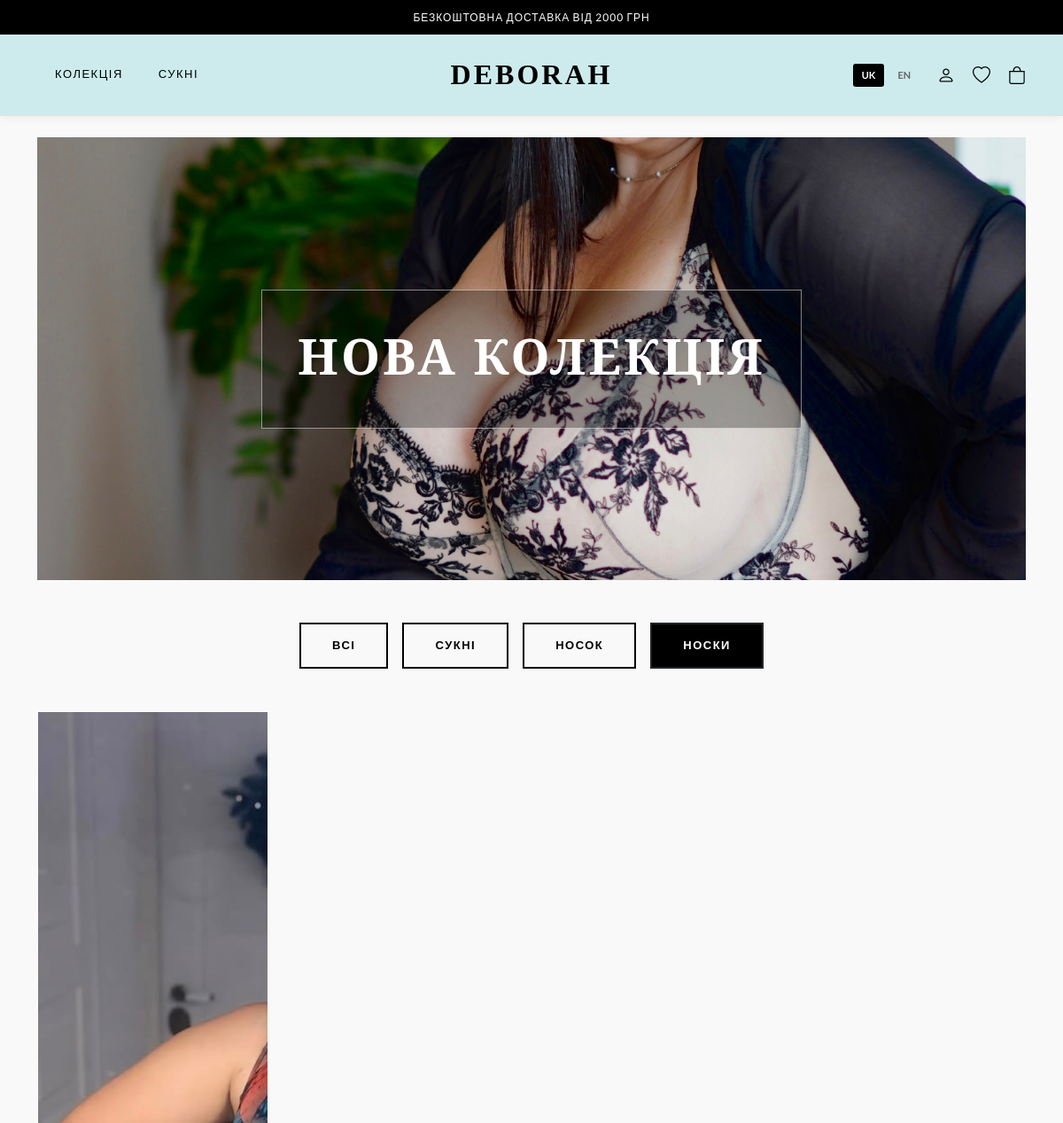
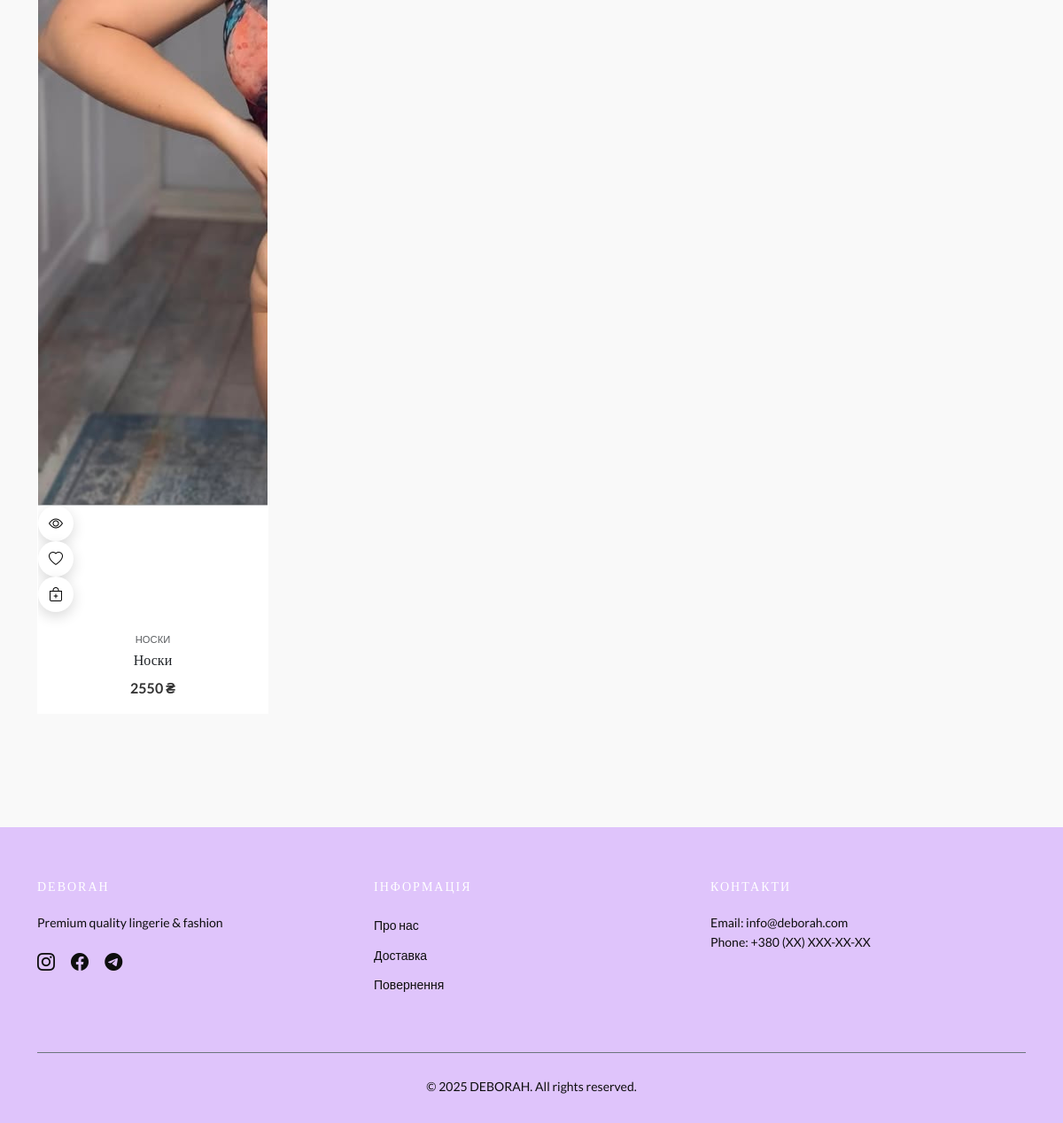
/?category=noski, run on the app's committed database (2 pictures, top to bottom).
### store/models.py (models this page shows, shortened)
class Category(models.Model):
    name = models.CharField("Назва", max_length=100)
    slug = models.SlugField(unique=True)
    class Meta: verbose_name = "Категорія"; verbose_name_plural = "Категорії"
    def __str__(self): return self.name

class SiteSettings(models.Model):
    site_name = models.CharField("Назва сайту", max_length=50, default="DEBORAH")
    show_ticker = models.BooleanField("Показувати біжучу стрічку", default=True)
    ticker_bg_color = models.CharField("Фон стрічки (HEX)", max_length=20, default="#000000")
    brand_font = models.CharField("Шрифт Лого", max_length=50, choices=FONT_CHOICES, default='Playfair Display')
    headings_font = models.CharField("Шрифт Заголовків", max_length=50, choices=FONT_CHOICES, default='Playfair Display')
    body_font = models.CharField("Шрифт Тексту", max_length=50, choices=FONT_CHOICES, default='Lato')
    menu_font = models.CharField("Шрифт Меню", max_length=50, choices=FONT_CHOICES, default='Montserrat')
    header_bg_image = models.ImageField("Фон Шапки", upload_to='site/header/', blank=True, null=True)
    header_bg_color = models.CharField("Колір Шапки", max_length=20, default="#ffffff")
    hero_bg_image = models.ImageField("Фон Банера", upload_to='site/hero/', blank=True, null=True)
    hero_title = models.CharField("Заголовок Банера", max_length=100, default="Нова Колекція")
    body_bg_image = models.ImageField("Фон Сайта", upload_to='site/body/', blank=True, null=True)
    body_bg_color = models.CharField("Колір Фону", max_length=20, default="#f9f9f9")
    footer_bg_image = models.ImageField("Фон Футера", upload_to='site/footer/', blank=True, null=True)
    footer_bg_color = models.CharField("Колір Футера", max_length=20, default="#1a1a1a")
    footer_text_color = models.CharField("Текст Футера", max_length=20, default="#888888")
    nova_poshta_api_key = models.CharField("API Нової Пошти", max_length=100, blank=True)
    telegram_bot_token = models.CharField("TG Bot Token", max_length=100, blank=True)
    telegram_admin_id = models.CharField("TG Admin ID", max_length=50, blank=True)
    wfp_merchant_login = models.CharField("WayForPay Login", max_length=100, blank=True)
    wfp_secret_key = models.CharField("WayForPay Secret", max_length=100, blank=True)
    liqpay_public_key = models.CharField("LiqPay Public", max_length=100, blank=True)
    liqpay_private_key = models.CharField("LiqPay Private", max_length=100, blank=True)
    meta_description = models.TextField("SEO Опис", blank=True)
    google_analytics_id = models.CharField("GA4 ID", max_length=50, blank=True)
    facebook_pixel_id = models.CharField("FB Pixel ID", max_length=50, blank=True)
    class Meta: verbose_name = "⚙️ Налаштування Сайту"; verbose_name_plural = "⚙️ Налаштування Сайту"

class Product(models.Model):
    SIZE_CHOICES = [('XS', 'XS'), ('S', 'S'), ('M', 'M'), ('L', 'L'), ('XL', 'XL'), ('XXL', 'XXL')]
    category = models.ForeignKey(Category, on_delete=models.CASCADE)
    name = models.CharField("Назва", max_length=200)
    price = models.DecimalField("Ціна", max_digits=10, decimal_places=0)
    old_price = models.DecimalField("Стара ціна", max_digits=10, decimal_places=0, blank=True, null=True)
    description = models.TextField("Опис", blank=True)
    image = models.ImageField("Фото", upload_to='products/', blank=True, null=True)
    sizes = models.CharField("Розміри", max_length=100, choices=SIZE_CHOICES, blank=True)
    colors = models.CharField("Кольори", max_length=200, blank=True)
    is_active = models.BooleanField(default=True)
    created_at = models.DateTimeField(auto_now_add=True)
    class Meta: verbose_name = "Товар"; verbose_name_plural = "Товари"; ordering = ['-created_at']

### store/views.py (the view)
# urls.py: path('', views.home, name='home'),
def home(request):
    products = Product.objects.filter(is_active=True)
    categories = Category.objects.all()
    q = request.GET.get('q')
    if q: products = products.filter(Q(name__icontains=q))
    cat = request.GET.get('category')
    if cat: products = products.filter(category__slug=cat)
    favs = request.session.get('favorites', [])
    return render(request, 'store/index.html', {'products': products, 'categories': categories, 'fav_ids': favs})

### store/context_processors.py (called while the page is built)
def site_settings(request):
    try:
        ticker_items = TickerItem.objects.filter(is_active=True)
    except:
        ticker_items = []
    try:
        settings = SiteSettings.objects.first()
    except:
        settings = None
    return {
        'settings': settings,
        'ticker_items': ticker_items
    }

### store/templates/store/index.html
{% extends 'store/base.html' %}
{% block content %}
<div class="mb-5 text-center text-white position-relative" style="background: url('{% if settings.hero_bg_image %}{{ settings.hero_bg_image.url }}{% else %}https://source.unsplash.com/random/1600x600?fashion,model{% endif %}') center/cover; height: 500px; display:flex; align-items:center; justify-content:center;">
    <div style="background: rgba(0,0,0,0.3); padding: 40px; border: 1px solid rgba(255,255,255,0.5);">
        <h1 class="display-4 fw-bold text-uppercase" style="letter-spacing: 3px;">{{ settings.hero_title|default:"NEW COLLECTION" }}</h1>
    </div>
</div>
<div class="d-flex justify-content-center gap-3 mb-5 flex-wrap">
    <a href="/" class="btn btn-outline-dark {% if not request.GET.category %}active{% endif %}">Всі</a>
    {% for c in categories %}
    <a href="/?category={{ c.slug }}" class="btn btn-outline-dark {% if request.GET.category == c.slug %}active{% endif %}">{{ c.name }}</a>
    {% endfor %}
</div>
<div class="row g-4">
    {% for p in products %}
    <div class="col-6 col-md-4 col-lg-3">
        <div class="product-card h-100">
            <div class="img-container">
                <a href="{% url 'product_detail' p.id %}">
                    {% if p.image %}<img src="{{ p.image.url }}" loading="lazy">{% else %}<div class="d-flex align-items-center justify-content-center h-100 bg-light text-muted">NO PHOTO</div>{% endif %}
                </a>
                <div class="quick-actions">
                    <span class="action-btn" onclick="openQV({{ p.id }})" title="Швидкий перегляд"><i class="bi bi-eye"></i></span>
                    <a href="{% url 'toggle_favorite' p.id %}" class="action-btn {% if p.id in fav_ids %}bg-dark text-white{% endif %}" title="Обране"><i class="bi bi-heart{% if p.id in fav_ids %}-fill{% endif %}"></i></a>
                    <a href="{% url 'add_to_cart' p.id %}" class="action-btn" title="Купити"><i class="bi bi-bag-plus"></i></a>
                </div>
            </div>
            <div class="p-3 text-center">
                <small class="text-muted text-uppercase" style="font-size: 0.7rem;">{{ p.category }}</small>
                <h6 class="mb-1 text-truncate fw-normal mt-1"><a href="{% url 'product_detail' p.id %}" class="text-dark text-decoration-none">{{ p.name }}</a></h6>
                <div class="fw-bold mt-2">{{ p.price }} ₴</div>
            </div>
        </div>
    </div>
    {% endfor %}
</div>
{% endblock %}

### store/templates/store/base.html (shortened to what this page needs)
{% load static %}
<!DOCTYPE html>
<html lang="{{ lang }}">
<head>
    <link href="https://cdn.jsdelivr.net/npm/bootstrap@5.3.0/dist/css/bootstrap.min.css" rel="stylesheet">
    <link href="https://cdn.jsdelivr.net/npm/bootstrap-icons@1.11.0/font/bootstrap-icons.css" rel="stylesheet">
    <link href="https://cdn.jsdelivr.net/npm/select2@4.1.0-rc.0/dist/css/select2.min.css" rel="stylesheet" />
    <link href="https://cdn.jsdelivr.net/npm/select2-bootstrap-5-theme@1.3.0/dist/select2-bootstrap-5-theme.min.css" rel="stylesheet" />
</head>
<body class="d-flex flex-column min-vh-100">
<div class="top-bar d-none d-md-block">
    <div class="container">
        {{ t.free_shipping }}
    </div>
</div>
<header class="main-header d-none d-md-block">
    <div class="container">
        <div class="row align-items-center">
            <div class="col-md-3">
                <nav class="navbar navbar-expand-lg p-0">
                    <ul class="navbar-nav">
                        <li class="nav-item">
                            <a class="nav-link" href="/">{{ t.collection }}</a>
                        </li>
                        <li class="nav-item">
                            <a class="nav-link" href="/?category=dress">{{ t.dresses }}</a>
                        </li>
                    </ul>
                </nav>
            </div>
            <div class="col-md-6 text-center">
                <a class="navbar-brand" href="/">
                    {{ settings.site_name|default:"DEBORAH" }}
                </a>
            </div>
            <div class="col-md-3">
                <div class="header-icons justify-content-end">
                    <div class="lang-switcher">
                        <a href="{% url 'set_language' 'uk' %}" class="{% if lang == 'uk' %}active{% endif %}">UK</a>
                        <a href="{% url 'set_language' 'en' %}" class="{% if lang == 'en' %}active{% endif %}">EN</a>
                    </div>
                    {% if user.is_authenticated %}
                        <a href="{% url 'profile' %}" title="{{ t.profile }}">
                            <i class="bi bi-person-circle"></i>
                        </a>
                    {% else %}
                        <a href="{% url 'auth' %}" title="{{ t.login }}">
                            <i class="bi bi-person"></i>
                        </a>
                    {% endif %}
                    <a href="{% url 'favorites' %}" title="{{ t.favorites }}">
                        <i class="bi bi-heart"></i>
                    </a>
                    <a href="{% url 'cart' %}" title="{{ t.cart }}">
                        <i class="bi bi-bag"></i>
                    </a>
                </div>
            </div>
        </div>
    </div>
</header>
<main class="flex-grow-1">
    <div class="container mt-4 mb-5">
        {% block content %}{% endblock %}
    </div>
</main>
<footer class="d-none d-md-block">
    <div class="container">
        <div class="row">
            <div class="col-md-4 mb-4">
                <h5>{{ settings.site_name|default:"DEBORAH" }}</h5>
                <p class="small">Premium quality lingerie & fashion</p>
                <div class="social-icons mt-3">
                    <a href="#"><i class="bi bi-instagram"></i></a>
                    <a href="#"><i class="bi bi-facebook"></i></a>
                    <a href="#"><i class="bi bi-telegram"></i></a>
                </div>
            </div>
            <div class="col-md-4 mb-4">
                <h5>{% if lang == 'uk' %}Інформація{% else %}Information{% endif %}</h5>
                <ul class="list-unstyled">
                    <li class="mb-2"><a href="#">
                        {% if lang == 'uk' %}Про нас{% else %}About Us{% endif %}
                    </a></li>
                    <li class="mb-2"><a href="#">
                        {% if lang == 'uk' %}Доставка{% else %}Delivery{% endif %}
                    </a></li>
                    <li class="mb-2"><a href="#">
                        {% if lang == 'uk' %}Повернення{% else %}Returns{% endif %}
                    </a></li>
                </ul>
            </div>
            <div class="col-md-4 mb-4">
                <h5>{% if lang == 'uk' %}Контакти{% else %}Contact{% endif %}</h5>
                <p class="small">
                    Email: info@deborah.com<br>
                    Phone: +380 (XX) XXX-XX-XX
                </p>
            </div>
        </div>
        <div class="text-center mt-4 pt-4 border-top border-secondary">
            <small>&copy; 2025 {{ settings.site_name|default:"DEBORAH" }}. All rights reserved.</small>
        </div>
    </div>
</footer>
</body>
</html>

### data on the page
Category: dresses "СУКНІ", name "СУКНІ"
SiteSettings: site_name "DEBORAH", hero_bg_image (picture), hero_title "НОВА КОЛЕКЦІЯ"
Category: name "НОСОК"
Category: name "НОСКИ"
Product: image (picture), category "НОСКИ", name "Носки", price "2550"

### other printed values
{{ t.free_shipping }} "БЕЗКОШТОВНА ДОСТАВКА ВІД 2000 ГРН"
{{ t.collection }} "КОЛЕКЦІЯ"
